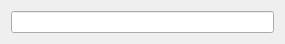
<?xml version="1.0" encoding="UTF-8"?>
<ui version="4.0">
 <class>DanmuDialog</class>
 <widget class="QDialog" name="DanmuDialog">
  <property name="geometry">
   <rect>
    <x>0</x>
    <y>0</y>
    <width>285</width>
    <height>44</height>
   </rect>
  </property>
  <property name="windowTitle">
   <string>弹幕</string>
  </property>
  <layout class="QVBoxLayout" name="verticalLayout">
   <item>
    <widget class="QLineEdit" name="leDanmu"/>
   </item>
  </layout>
 </widget>
 <resources/>
 <connections/>
</ui>
